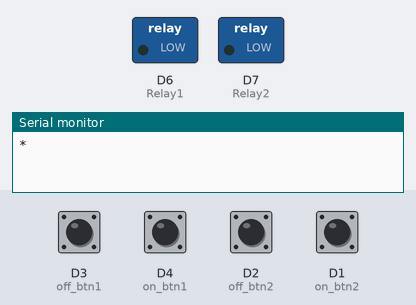
Recording of a sketch running on a simulated ESP8266 (NodeMCU). Shown: switched loads named in the sketch (green lamp = pin HIGH), the last lines printed to the serial monitor. Inputs (shaded band) come from the test bench; at power-on: D1 (on_btn2), D2 (off_btn2), D3 (off_btn1), D4 (on_btn1) HIGH. WiFi joins after 1.5 s; servers stay silent unless stated; no MQTT or app messages arrive unless stated.

Above: at 1.2 s.
1.3 s: D4 (on_btn1) pulled LOW for 0.15 s
At 2.5 s:
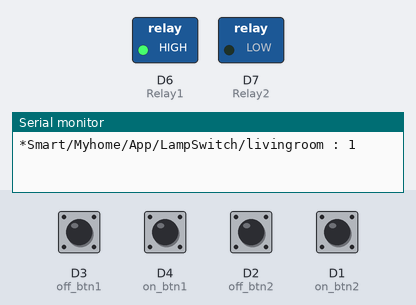
2.9 s: D1 (on_btn2) pulled LOW for 0.15 s
At 3.8 s:
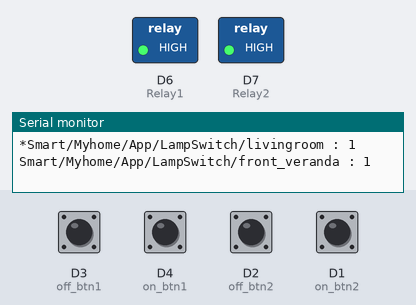
4.5 s: D3 (off_btn1) pulled LOW for 0.15 s
At 4.9 s:
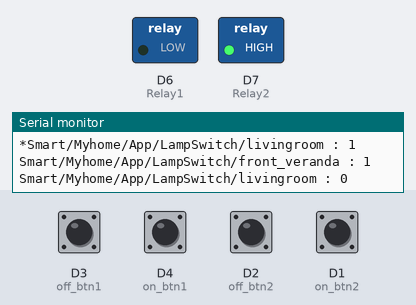
7.6 s: D4 (on_btn1) pulled LOW for 1 s
At 8.6 s:
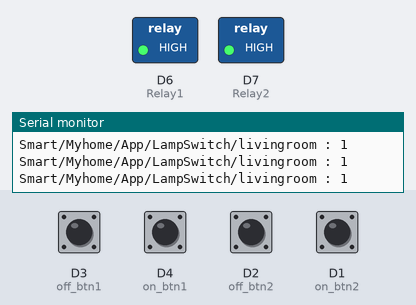
10.1 s: D3 (off_btn1) pulled LOW for 1 s
At 10.5 s:
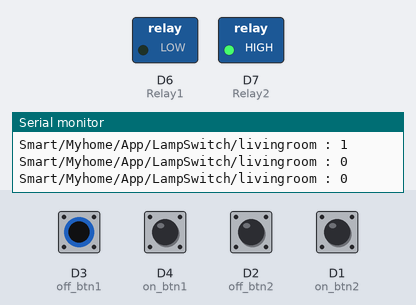
Timing chart, 0 to 13.1 s (numbered marks = the images above; inputs shaded):
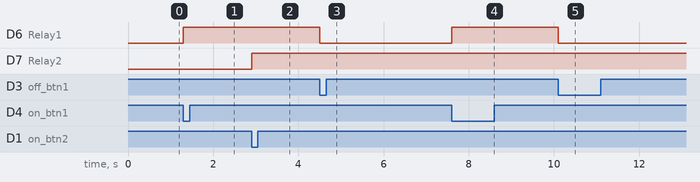

The sketch:

IOT_LampSwitch_livingroom.ino
```cpp
// Phi_PublisherBasic.ino
#include <ESP8266WiFi.h>                 //와이파이 연결용 라이브러리를 불러옴
#include <PubSubClient.h>                //MQTT용 라이브러리를 불러옴
const char* ssid = "MyHome_2G";          //와이파이 이름
const char* password = "lovejy0101!";    //와이파이 비밀번호
const char* userId = "livingroom";           //유저 아이디
const char* userPw = "040831";           //유저 비밀번호(브로커)
const char* clientId = userId;           //클라이언트 아이디 = 유저 아이디
char* topic = "Smart/Myhome/IOT/LampSwitch/#";      //sub_pub 할 때 사용할 토픽명
char* topic_L = "Smart/Myhome/IOT/LampSwitch/livingroom";
char* topic_V = "Smart/Myhome/IOT/LampSwitch/front_veranda";
char* topic_AppL = "Smart/Myhome/App/LampSwitch/livingroom";
char* topic_AppV = "Smart/Myhome/App/LampSwitch/front_veranda";
char* server = "192.168.45.197";         //MQTT broker IP 메인 컴퓨터의 어드래스
char messageBuf[100];                    //메시지를 받기 위해 길이 선언
int switch_state = 0;
int on_btn1 = D4;
int off_btn1 = D3;
int on_btn2 = D1;
int off_btn2 = D2;
int Relay1 = D6;
int Relay2 = D7;

void callback(char* topic, byte* payload, unsigned int length) {    //콜백 함수로 토픽의 이름, 들어오는 값, 값의 길이를 받음
  Serial.println("topic: " + String(topic));     //토픽명을 출력
//  Serial.println("Length: "+ String(length, DEC));                  //문자열의 길이를 출력
  strncpy(messageBuf, (char*)payload, length);                      //messageBuf안에 토픽으로 들어오는 값(payload)을 값의 길이만큼 집어넣음
  messageBuf[length] = '\0';                                        //문자열의 길이 끝에 '\0'(null)을 넣어 문자열의 끝을 알려줌
  String strmsg = String(messageBuf);                               //messageBuf를 아두이노의 string으로 선언
  if(String(topic) == topic_L){
    if(strmsg.toInt() == 1){
      digitalWrite(Relay1, HIGH);
    }
    else if(strmsg.toInt() == 0){
      digitalWrite(Relay1, LOW);
    }
  }
  if(String(topic) == topic_V){
    if(strmsg.toInt() == 1){
      digitalWrite(Relay2, HIGH);
    }
    else if(strmsg.toInt() == 0){
      digitalWrite(Relay2, LOW);
    }
  }
  Serial.println(strmsg.toInt());
}

WiFiClient wifiClient;
PubSubClient client(server, 1883, callback, wifiClient);

void setup() {
  pinMode(on_btn1, INPUT_PULLUP);
  pinMode(off_btn1, INPUT_PULLUP);
  pinMode(Relay1, OUTPUT);
  pinMode(on_btn2, INPUT_PULLUP);
  pinMode(off_btn2, INPUT_PULLUP);
  pinMode(Relay2, OUTPUT);
  Serial.begin(9600);
  WiFi.begin(ssid, password);                                   //와이파이 연결
  for(int i = 0; i < 15; i++){
    client.connect(clientId, userId, userPw);
    Serial.print("*");
    if(client.connected()){
      break;
    }delay(500);}
  client.subscribe(topic);
 }

void Pub_msg(String pub_value, int pub_topic){
  char buf[20] = {0};
  pub_value.toCharArray(buf, pub_value.length()+1);
  if(pub_topic == 0){
    Serial.println(String(topic_AppL) + " : " + buf);
    client.publish(topic_AppL, buf);
  }
  else if(pub_topic == 1){
    Serial.println(String(topic_AppV) + " : " + buf);
    client.publish(topic_AppV, buf);
  }
}

void loop() {
  if (millis()%(1000*60*1) == 0){
    if (!client.connected()) {
      Serial.println("reco");
      client.connect(clientId, userId, userPw);
      client.subscribe(topic);
    }
  }
  if (millis()%100){
    client.loop();  //client라는 변수를 계속 반복함(callback함수 반복)
    if(digitalRead(on_btn1) == LOW){
      digitalWrite(Relay1, HIGH);
      Pub_msg("1", 0);
      delay(300);
    }
    else if(digitalRead(off_btn1) == LOW){
      digitalWrite(Relay1, LOW);
      Pub_msg("0", 0);
      delay(300);
    }
    if(digitalRead(on_btn2) == LOW){
      digitalWrite(Relay2, HIGH);
      Pub_msg("1", 1);
      delay(300);
    }
    else if(digitalRead(off_btn2) == LOW){
      digitalWrite(Relay2, LOW);
      Pub_msg("0", 1);
      delay(300);
    }
  }
 }
```

Measured:
- after the input at 1.3 s, D6 (Relay1): LOW → HIGH at once
- after the input at 2.9 s, D7 (Relay2): LOW → HIGH at once
- after the input at 4.5 s, D6 (Relay1): HIGH → LOW at once
- after the input at 7.6 s, D6 (Relay1): LOW → HIGH at once
- after the input at 10.1 s, D6 (Relay1): HIGH → LOW at once
